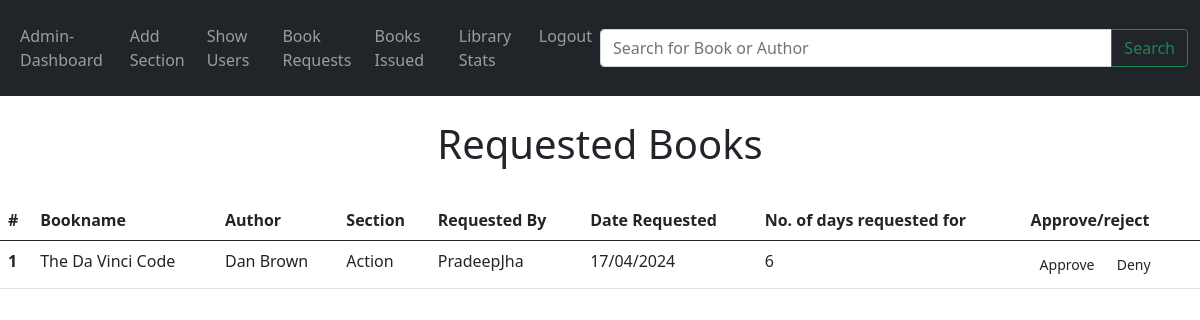
Page /showbreq (signed in) on the committed database.
### models.py (models this page shows, shortened)
class BookRequest(db.Model):
    id = db.Column(db.Integer, primary_key=True)
    book_id = db.Column(db.Integer(), db.ForeignKey('books.id'))
    user_id = db.Column(db.Integer, db.ForeignKey('users.id'))
    date_requested = db.Column(db.DateTime, default = datetime.utcnow)
    date_issued = db.Column(db.DateTime)
    date_return = db.Column(db.DateTime)
    requested = db.Column(db.Boolean(), default = False)
    approved = db.Column(db.Boolean(), default = False)
    Ndays = db.Column(db.Integer)
    books = db.relationship('Books', back_populates='bookrequest',foreign_keys=[book_id])
    users = db.relationship('Users', back_populates='bookrequest',foreign_keys=[user_id])

class Books(db.Model):
    id = db.Column(db.Integer, primary_key=True)
    name = db.Column(db.String(150))
    content = db.Column(db.String(500))
    author = db.Column(db.String(1000))
    date_added = db.Column(db.DateTime, default = datetime.utcnow)
    section_name = db.Column(db.String(150), db.ForeignKey('section.name'))
    section = db.relationship('Section', back_populates='books')
    bookrequest = db.relationship('BookRequest', back_populates='books', cascade='all, delete-orphan')

class Users(db.Model, UserMixin):
    id = db.Column(db.Integer, primary_key=True)
    username = db.Column(db.String(150), unique=True)
    email = db.Column(db.String(150), unique=True)
    password = db.Column(db.String(150))
    bookrequest = db.relationship('BookRequest', back_populates='users', cascade='all, delete-orphan')

### Library/admin/routes.py (the view)
@app.route('/showbreq', methods=['GET', 'POST'])
def showbreq():
    if ('admin_id' in session):
        dashboard = True
        breq = BookRequest.query.filter_by(requested=True, approved = False)
        return render_template("showreq.html", dashboard = dashboard, breq = breq)
    else:
        flash('Page access for Librarian only.', category='error')
        return redirect(url_for('login'))

### Library/templates/showreq.html (shortened to what this page needs)
{% extends 'adbase.html' %}
{% block body %}
<br><h1>Requested Books</h1>
<br>
<table class="table">
    <thead>
      <tr>
        <th scope="col">#</th>
        <th scope="col">Bookname</th>
        <th scope="col">Author</th>
        <th scope="col">Section</th>
        <th scope="col">Requested By</th>
        <th scope="col">Date Requested</th>
        <th scope="col">No. of days requested for</th>
        <th scope="col">Approve/reject</th>
      </tr>
    </thead>
    <tbody>
        {% for i in breq %}
        <tr>
          <th scope="row">{{loop.index}}</th>
          <td>{{i.books.name}}</td>
          <td>{{i.books.author}}</td>
          <td>{{i.books.section_name}}</td>
          <td>{{i.users.username}}</td>
          <td>{{i.date_requested.strftime('%d/%m/%Y')}}</td>
          <td>{{i.Ndays}}</td>
          <td><a href="/approvereq/{{i.id}}" class = "btn btn outline-secondary btn-sm">Approve</a>    <a href="/denyreq/{{i.id}}" class = "btn btn outline-secondary btn-sm">Deny</a></td>
        </tr>
      {% endfor %}
    </tbody>
  </table>
{% endblock %}

### Library/templates/showreq.html (style rules this page uses)
h1 { text-align: center; }

### rows in the picture
BookRequest: books.name "The Da Vinci Code", books.author "Dan Brown", books.section_name "Action", users.username "PradeepJha", date_requested "17/04/2024", Ndays "6"
